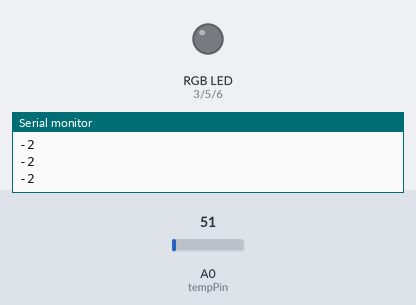
The sketch below on a simulated Arduino Uno, built with avr-gcc and run on an emulated ATmega328P. On the bench: an RGB LED mixed from three pins (HIGH = lit), the last lines printed to the serial monitor. Inputs (shaded band) come from the test bench; at power-on: A0 (tempPin) = 51.

Above: at 1.2 s.
1.3 s: A0 (tempPin) set to 60
At 1.9 s:
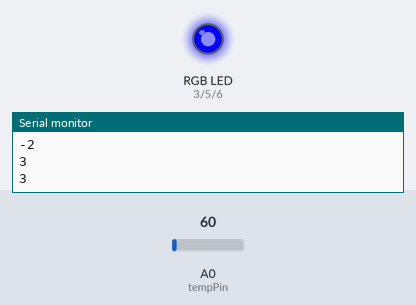
2.8 s: A0 (tempPin) set to 71
At 3.1 s:
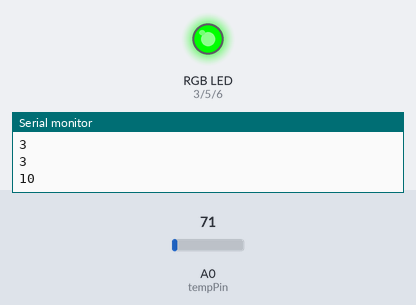
4.3 s: A0 (tempPin) set to 86
At 5.5 s:
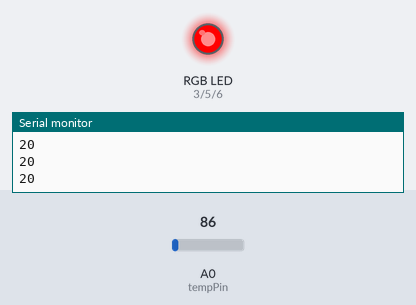
5.8 s: A0 (tempPin) set to 61
At 6.7 s:
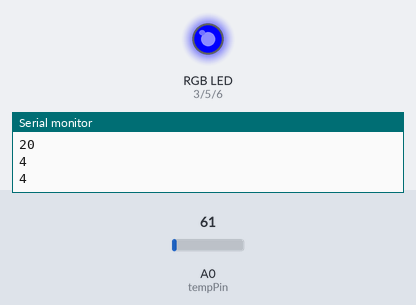
7.3 s: A0 (tempPin) set to 112
At 7.8 s:
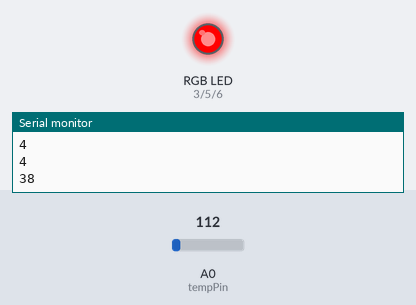
Timing chart, 0 to 9.8 s (numbered marks = the images above; inputs shaded):
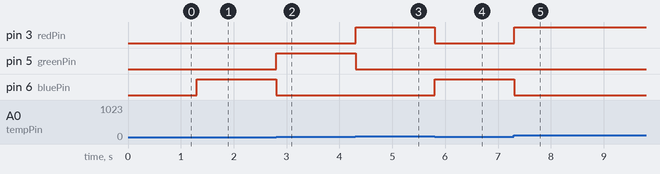

Measured:
- the behaviour switches between 56 and 57 on A0 (tempPin) (found by bisection; images 0 and 1)
- after the input at 1.3 s, pin 6 (bluePin): LOW → HIGH at once
- after the input at 2.8 s, pin 5 (greenPin): LOW → HIGH at once; pin 6 (bluePin): HIGH → LOW at once
- after the input at 4.3 s, pin 3 (redPin): LOW → HIGH at once; pin 5 (greenPin): HIGH → LOW at once
- after the input at 5.8 s, pin 3 (redPin): HIGH → LOW at once; pin 6 (bluePin): LOW → HIGH at once
- after the input at 7.3 s, pin 3 (redPin): LOW → HIGH at once; pin 6 (bluePin): HIGH → LOW at once

The sketch:

tempRGB.ino.ino
```cpp
const int redPin=3;
const int greenPin=5;
const int bluePin=6;
const int tempPin=A0;
int redLED=0;
int greenLED=0;
int blueLED=0;
int temperature=0;
int tempchange=0;
void setup() {
  // put your setup code here, to run once:
pinMode(redPin, OUTPUT);
pinMode(greenPin, OUTPUT);
pinMode(bluePin, OUTPUT);
pinMode(tempPin, INPUT);
Serial.begin(9600);
}


void loop() {
  temperature= analogRead(tempPin);
  tempchange= map(temperature, 55,85, 0, 20);
  Serial.println(tempchange);
  if(tempchange>0 && tempchange<6)
  {
    digitalWrite(bluePin,HIGH);
    digitalWrite(greenPin,LOW);
    digitalWrite(redPin,LOW);
    delay(500);
    }
      if(tempchange>=6 && tempchange<14)
  {
    digitalWrite(greenPin,HIGH);
    digitalWrite(bluePin,LOW);
    digitalWrite(redPin,LOW);
    delay(500);
    }
     if(tempchange>=14)
  {
    digitalWrite(redPin,HIGH);
    digitalWrite(bluePin,LOW);
    digitalWrite(greenPin,LOW);
    delay(500);
    }
}
```
